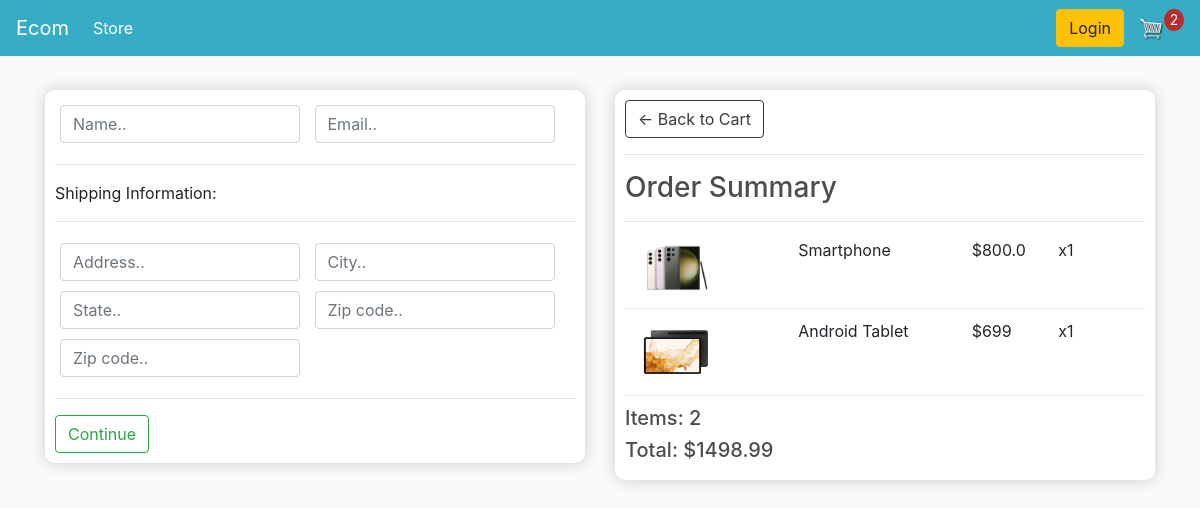
/checkout/ (signed in), run on an earlier commit of the app's database.
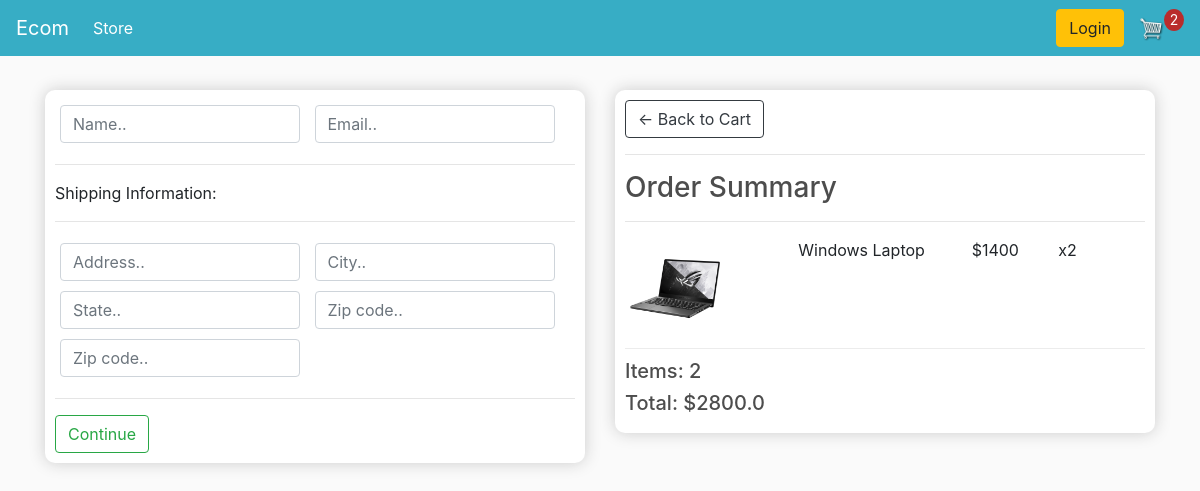
And on a later commit of the database.
### store/models.py (models this page shows, shortened)
class OrderItem(models.Model):
    product = models.ForeignKey(Product, on_delete=models.SET_NULL, blank=True, null=True)
    order = models.ForeignKey(Order, on_delete=models.SET_NULL, blank=True, null=True)
    quantity = models.IntegerField(default=0, null=True, blank=True)
    data_added = models.DateTimeField(auto_now_add=True)
    @property
    def get_total(self):
        total = self.product.price * self.quantity
        return total

class Product(models.Model):
    name = models.CharField(max_length=100, null=True )
    price = models.FloatField()
    digital = models.BooleanField(default=False, null=True, blank=False)
    image = models.ImageField(null=True, blank=True)
    @property
    def imageURL(self):
        try:
            url = self.image.url
        except:
            url = ""
        return url

class Order(models.Model):
    customer = models.ForeignKey(Customer, on_delete=models.SET_NULL, blank=True, null=True)
    data_ordered = models.DateTimeField(auto_now_add=True)
    complete = models.BooleanField(default=False, null=True, blank=False)
    trasacrion_id = models.CharField(max_length=200, null=True)
    @property
    def shipping(self):
        shipping = False
        orderitems = self.orderitem_set.all()
        for item in orderitems:
            if item.product.digital == False:
                shipping = True
        return shipping
    @property
    def get_cart_total(self):
        orderitems = self.orderitem_set.all()
        total = sum([item.get_total for item in orderitems])
        return total
    @property
    def get_cart_items(self):
        orderitems = self.orderitem_set.all()
        total = sum([item.quantity for item in orderitems])
        return total

### store/views.py (the view)
# urls.py: path('checkout/', views.checkout, name='checkout'),
def checkout(request):
    if request.user.is_authenticated:
        customer = request.user.customer
        order, created = Order.objects.get_or_create(customer = customer, complete = False) # find the order if not create it
        items = order.orderitem_set.all()
        cartItems = order.get_cart_items
    else:
        items = []
        order = {'get_cart_items':0, "get_cart_total": 0}
        cartItems = order['get_cart_items']
    context = {'items': items, 'order': order, 'cartItems': cartItems , "shipping": False}
    return render(request, 'store/checkout.html', context)

### store/templates/store/checkout.html (shortened to what this page needs)
{% extends 'store/main.html' %}
{% load static %}
{% block content %}
<div class="row">
    <div class="col-lg-6">
        <div class="box-element" id="form-wrapper">
            <form id="form">
                <div id="user-info">
                    <div class="form-field">
                        <input required class="form-control" type="text" name="name" placeholder="Name..">
                    </div>
                    <div class="form-field">
                        <input required class="form-control" type="email" name="email" placeholder="Email..">
                    </div>
                </div>
                <div id="shipping-info">
                    <hr>
						<p>Shipping Information:</p>
						<hr>
						<div class="form-field">
							<input class="form-control" type="text" name="address" placeholder="Address..">
						</div>
						<div class="form-field">
							<input class="form-control" type="text" name="city" placeholder="City..">
						</div>
						<div class="form-field">
							<input class="form-control" type="text" name="state" placeholder="State..">
						</div>
						<div class="form-field">
							<input class="form-control" type="text" name="zipcode" placeholder="Zip code..">
						</div>
						<div class="form-field">
							<input class="form-control" type="text" name="country" placeholder="Zip code..">
						</div>
                </div>
                <hr>
                <input id="form-button" class="btn btn-outline-success" type="submit" value="Continue">
            </form>
        </div>
        <br>
    </div>
    <div class="col-lg-6">
        <div class="box-element">
            <a  class="btn btn-outline-dark" href="{% url 'cart' %}">&#x2190; Back to Cart</a>
				<hr>
				<h3>Order Summary</h3>
				<hr>
                {% for item in items %}
				<div class="cart-row">
					<div style="flex:2"><img class="row-image" src="{{ item.product.imageURL }}"></div>
					<div style="flex:2"><p>{{item.product.name}}</p></div>
					<div style="flex:1"><p>${{item.product.price|floatformat}}</p></div>
					<div style="flex:1"><p>x{{item.quantity}}</p></div>
				</div>
                {% endfor %}
				<h5>Items:   {{order.get_cart_items}}</h5>
				<h5>Total:   ${{order.get_cart_total}}</h5>
        </div>
    </div>
</div>
{% endblock content %}

What changed in the data, as far as the page shows it:
removed OrderItem: product.imageURL (picture), product.name "Smartphone", product.price "800.0", quantity "1"
removed OrderItem: product.imageURL (picture), product.name "Android Tablet", product.price "699", quantity "1"
added OrderItem: product.imageURL (picture), product.name "Windows Laptop", product.price "1400", quantity "2"
computed for Order: get_cart_total "1498.99" → "2800.0"
